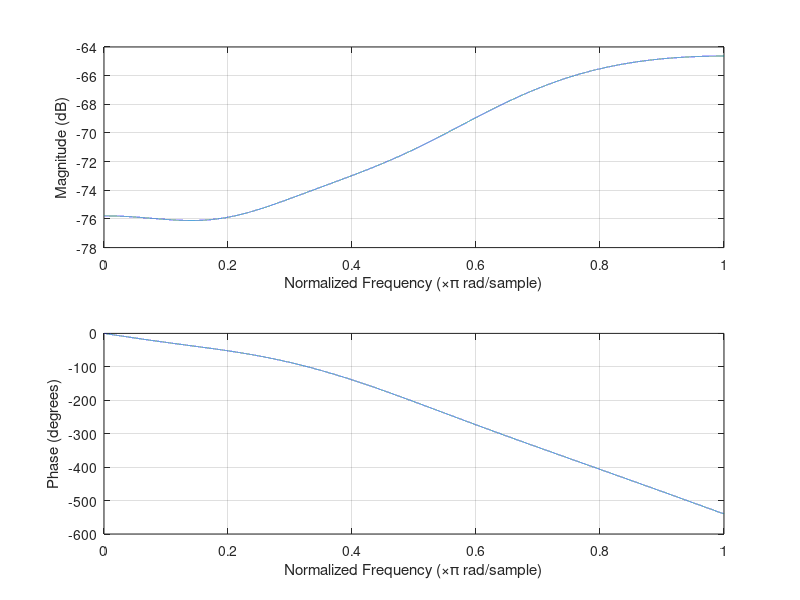

Write MATLAB code to recreate this figure.
fs = 44100;        % Sampling frequency
fc = 5000;         % Cutoff frequency
Wn = fc/(fs/2);    % Normalize cutoff frequency (Nyquist frequency)

order = 2;         % Filter order (adjustable)

[b, a] = butter(order, Wn, 'low'); % Low-pass IIR filter

freqz([b,a],2^12,fs); % Visualize magnitude and phase
